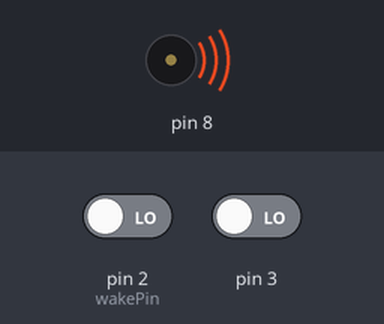
This sketch was run on a simulated Arduino Uno, built with avr-gcc and run on an emulated ATmega328P. Shown: buzzer (waves = sounding). Inputs (shaded band) come from the test bench; at power-on: pin 2 (wakePin) LOW, pin 3 LOW. Sleep ends after the set time or at an interrupt; random numbers use the default seed unless the sketch sets one.

Above: at 0.4 s.
At 2.5 s:
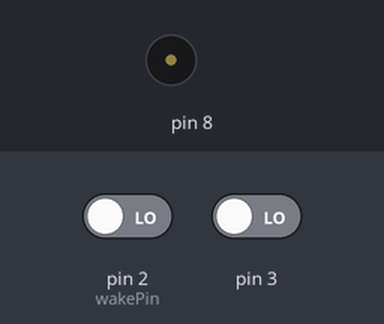
Timing chart, 0 to 4.0 s (numbered marks = the images above):
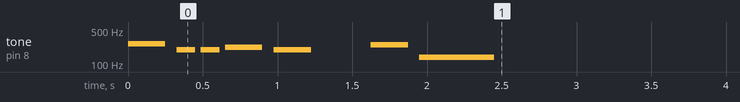

Measured:
- by itself, tone on pin 8: plays 262 Hz for 0.25 s, 196 Hz for 0.13 s, 196 Hz for 0.13 s, 220 Hz for 0.25 s, 196 Hz for 0.25 s, 247 Hz for 0.25 s … (7 notes in this stretch)

The sketch:

DoorPhoneBell.ino
```cpp
#include <avr/sleep.h>
#include "pitches.h"

/* Sleep Demo Serial
 * -----------------
 * Example code to demonstrate the sleep functions in an Arduino.
 *
 * use a resistor between RX and pin2. By default RX is pulled up to 5V
 * therefore, we can use a sequence of Serial data forcing RX to 0, what
 * will make pin2 go LOW activating INT0 external interrupt, bringing
 * the MCU back to life
 *
 * there is also a time counter that will put the MCU to sleep after 10 secs
 *
 * NOTE: when coming back from POWER-DOWN mode, it takes a bit
 *       until the system is functional at 100%!! (typically <1sec)
 *
 * Copyright (C) 2006 MacSimski 2006-12-30
 * Copyright (C) 2007 D. Cuartielles 2007-07-08 - Mexico DF
 *
 *  This program is free software: you can redistribute it and/or modify
 *  it under the terms of the GNU General Public License as published by
 *  the Free Software Foundation, either version 3 of the License, or
 *  (at your option) any later version.
 *
 *  This program is distributed in the hope that it will be useful,
 *  but WITHOUT ANY WARRANTY; without even the implied warranty of
 *  MERCHANTABILITY or FITNESS FOR A PARTICULAR PURPOSE.  See the
 *  GNU General Public License for more details.
 *
 *  You should have received a copy of the GNU General Public License
 *  along with this program.  If not, see <http://www.gnu.org/licenses/>.
 *
 */

int wakePin = 2;                 // pin used for waking up
int sleepStatus = 0;             // variable to store a request for sleep
int count = 0;                   // counter

// notes in the melody:
int melody[] = {
  NOTE_C4, NOTE_G3,NOTE_G3, NOTE_A3, NOTE_G3,0, NOTE_B3, NOTE_B3_PLUS};

// note durations: 4 = quarter note, 8 = eighth note, etc.:
int noteDurations[] = {
  4, 8, 8, 4,4,4,4,2 };

void wakeUpNow()        // here the interrupt is handled after wakeup
{
  // execute code here after wake-up before returning to the loop() function
  // timers and code using timers (serial.print and more...) will not work here.
  // we don't really need to execute any special functions here, since we
  // just want the thing to wake up
}

void setup()
{
  pinMode(wakePin, INPUT);
  pinMode(12, INPUT);
  digitalWrite(12, HIGH);
  attachInterrupt(1, wakeUpNow, HIGH); // use interrupt 0 (pin 2) and run function
                                      // wakeUpNow when pin 2 gets LOW
}

void sleepNow()         // here we put the arduino to sleep
{

    set_sleep_mode(SLEEP_MODE_PWR_DOWN);   // sleep mode is set here

    sleep_enable();          // enables the sleep bit in the mcucr register
                             // so sleep is possible. just a safety pin

    attachInterrupt(0,wakeUpNow, HIGH); // use interrupt 0 (pin 2) and run function
                                       // wakeUpNow when pin 2 gets LOW

    sleep_mode();            // here the device is actually put to sleep!!
                             // THE PROGRAM CONTINUES FROM HERE AFTER WAKING UP

    sleep_disable();         // first thing after waking from sleep:
                             // disable sleep...
    detachInterrupt(0);      // disables interrupt 0 on pin 2 so the
                             // wakeUpNow code will not be executed
                             // during normal running time.

}

void loop()
{
  playTone();
  sleepNow();     // sleep function called here
}


void playTone() {
  // iterate over the notes of the melody:
  melody[7] = random(130, 430);
  for (int thisNote = 0; thisNote < 8; thisNote++) {
    // to calculate the note duration, take one second
    // divided by the note type.
    //e.g. quarter note = 1000 / 4, eighth note = 1000/8, etc.
    int noteDuration = 1000/noteDurations[thisNote];
    tone(8, melody[thisNote],noteDuration);

    // Breaking off if the phone is off hook
    /*if(digitalRead(12)) {
      delay(5000);
      break;
    }*/

    // to distinguish the notes, set a minimum time between them.
    // the note's duration + 30% seems to work well:
    int pauseBetweenNotes = noteDuration * 1.30;
    delay(pauseBetweenNotes);
    // stop the tone playing:
    noTone(8);
  }
  delay(3000);
}
```

pitches.h
```cpp
/*************************************************
 * Public Constants
 *************************************************/

#define NOTE_B0  31
#define NOTE_C1  33
#define NOTE_CS1 35
#define NOTE_D1  37
#define NOTE_DS1 39
#define NOTE_E1  41
#define NOTE_F1  44
#define NOTE_FS1 46
#define NOTE_G1  49
#define NOTE_GS1 52
#define NOTE_A1  55
#define NOTE_AS1 58
#define NOTE_B1  62
#define NOTE_C2  65
#define NOTE_CS2 69
#define NOTE_D2  73
#define NOTE_DS2 78
#define NOTE_E2  82
#define NOTE_F2  87
#define NOTE_FS2 93
#define NOTE_G2  98
#define NOTE_GS2 104
#define NOTE_A2  110
#define NOTE_AS2 117
#define NOTE_B2  123
#define NOTE_C3  131
#define NOTE_CS3 139
#define NOTE_D3  147
#define NOTE_DS3 156
#define NOTE_E3  165
#define NOTE_F3  175
#define NOTE_FS3 185
#define NOTE_G3  196
#define NOTE_GS3 208
#define NOTE_A3  220
#define NOTE_AS3 233
#define NOTE_B3  247
#define NOTE_C4  262
#define NOTE_CS4 277
#define NOTE_D4  294
#define NOTE_DS4 311
#define NOTE_E4  330
#define NOTE_F4  349
#define NOTE_FS4 370
#define NOTE_G4  392
#define NOTE_GS4 415
#define NOTE_A4  440
#define NOTE_AS4 466
#define NOTE_B4  494
#define NOTE_C5  523
#define NOTE_CS5 554
#define NOTE_D5  587
#define NOTE_DS5 622
#define NOTE_E5  659
#define NOTE_F5  698
#define NOTE_FS5 740
#define NOTE_G5  784
#define NOTE_GS5 831
#define NOTE_A5  880
#define NOTE_AS5 932
#define NOTE_B5  988
#define NOTE_C6  1047
#define NOTE_CS6 1109
#define NOTE_D6  1175
#define NOTE_DS6 1245
#define NOTE_E6  1319
#define NOTE_F6  1397
#define NOTE_FS6 1480
#define NOTE_G6  1568
#define NOTE_GS6 1661
#define NOTE_A6  1760
#define NOTE_AS6 1865
#define NOTE_B6  1976
#define NOTE_C7  2093
#define NOTE_CS7 2217
#define NOTE_D7  2349
#define NOTE_DS7 2489
#define NOTE_E7  2637
#define NOTE_F7  2794
#define NOTE_FS7 2960
#define NOTE_G7  3136
#define NOTE_GS7 3322
#define NOTE_A7  3520
#define NOTE_AS7 3729
#define NOTE_B7  3951
#define NOTE_C8  4186
#define NOTE_CS8 4435
#define NOTE_D8  4699
#define NOTE_DS8 4978

#define NOTE_B3_PLUS  227
```
